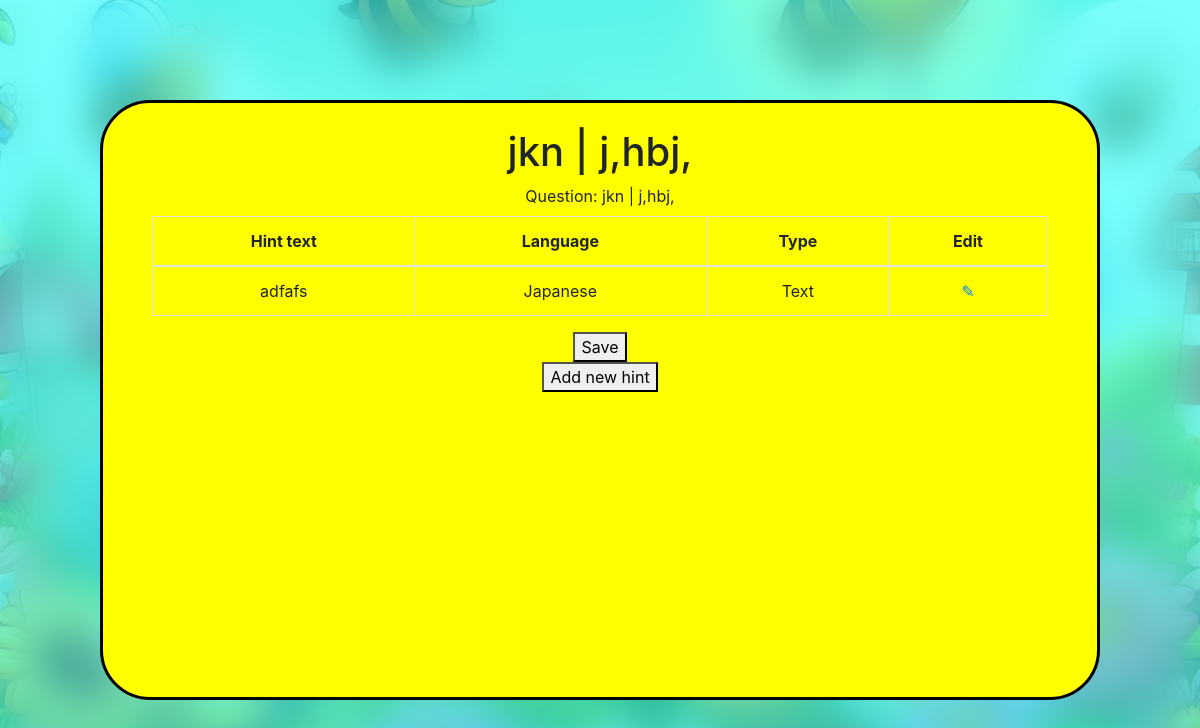
Page /quizzes/hints/25/ on the earlier database version.
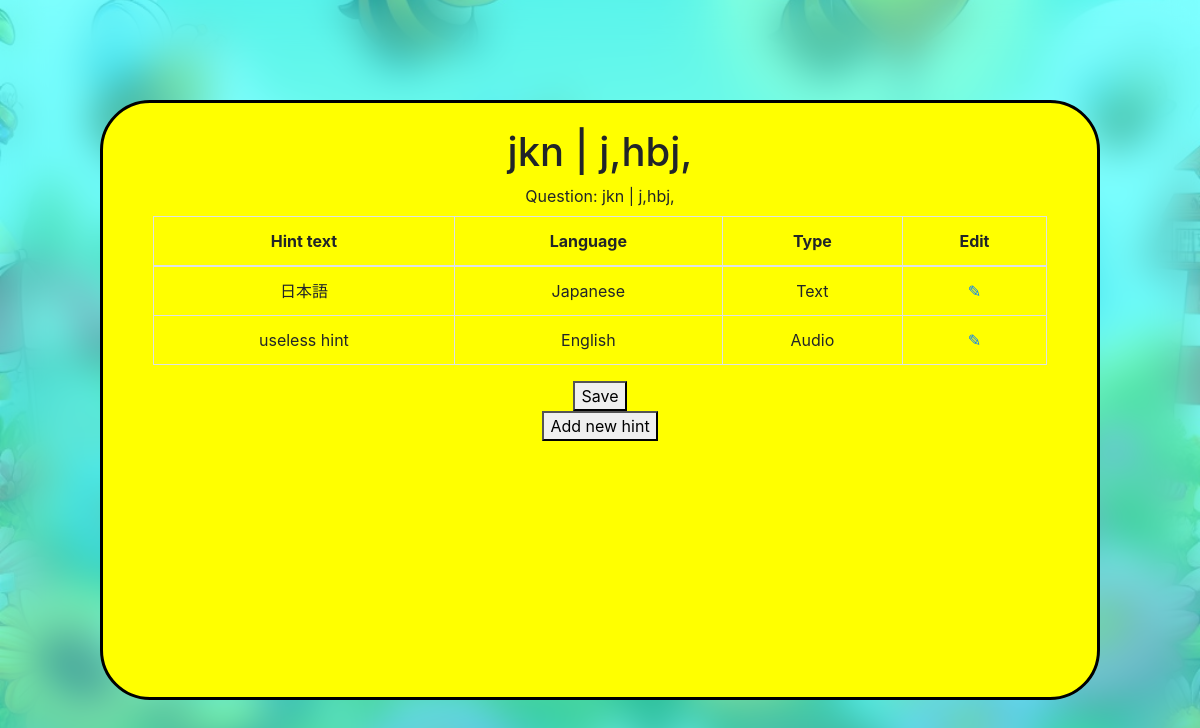
Same page on the later database version.
### quiz_creator/models.py (models this page shows, shortened)
class Hint(models.Model):
    question = models.ForeignKey(Question, related_name='hints', on_delete=models.CASCADE)
    hint_text = models.CharField(max_length=100)
    hint_language = models.ForeignKey(Language, on_delete=models.CASCADE)
    is_audio = models.BooleanField(default=False)
    order = models.PositiveIntegerField()
    class Meta:
        ordering = ['order']

class Language(models.Model):
    language = models.CharField(max_length=50)
    def __str__(self):
        return self.language

### quiz_creator/views.py (the view)
# urls.py: path('quizzes/hints/<int:pk>/', views.hints, name='hints'),
def hints(request, pk):
    global current_question
    current_question = pk
    if request.method == "GET":
        question = get_object_or_404(Question, pk=pk)
        hints = question.hints.all()
        form = HintForm()
        return render(request, 'quiz_creator/hints.html', {'hints': hints, 'question': question, 'form': form})

### quiz_creator/models.py (called while the page is built)
    def __str__(self):
        return f"{self.question_text} | {self.answer_text}"

### quiz_creator/templates/quiz_creator/hints.html (shortened to what this page needs)
{% extends 'base_yellow.html' %}
{% block yellow_content %}
  <h1>{{ question }}</h1>
  <form method="POST">
    <div>
      <label>Question: {{ question }}</label>
      <table class="table table-bordered table-hover border">
        <thead>
          <tr>
            <th>Hint text</th>
            <th>Language</th>
            <th>Type</th>
            <th>Edit</th>
          </tr>
        </thead>
        <tbody>
          {% for hint in hints.all %}
            <tr>
              <td>{{ hint.hint_text }}</td>
              <td>{{ hint.hint_language }}</td>
              <td>
                {% if hint.is_audio %}
                  Audio
                {% else %}
                  Text
                {% endif %}
              </td>
              <td>
                <a href="{% url 'hint_detail' hint.pk %}">✎</a>
              </td>
            </tr>
          {% endfor %}
        </tbody>
      </table>
    </div>
    <button type="submit">Save</button>
  </form>
  <a href="{% url 'hint_detail' 0 %}"><button>Add new hint</button></a>
{% endblock %}

Differences in the rows shown:
changed Hint "Japanese": hint_text "adfafs" → "日本語"
added Hint: hint_text "useless hint", hint_language "English", is_audio "Audio"
